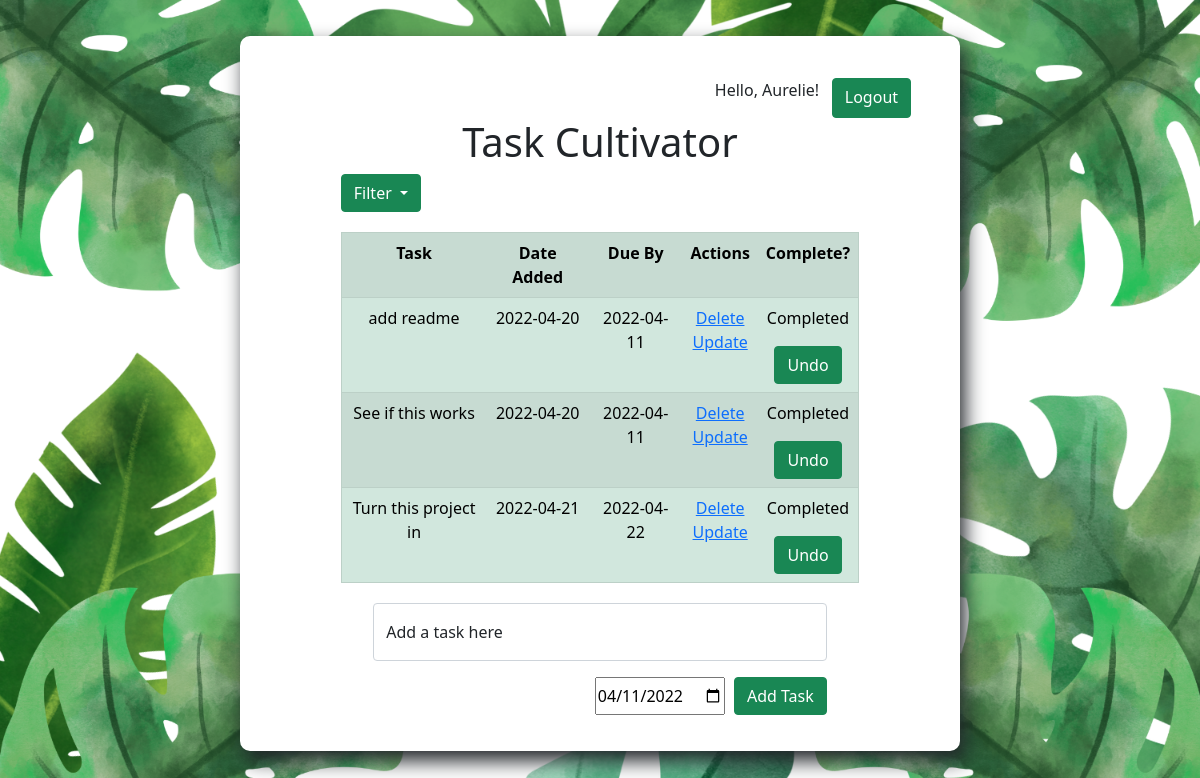
Page /sort?sort=not_completed (signed in) on the earlier database version.
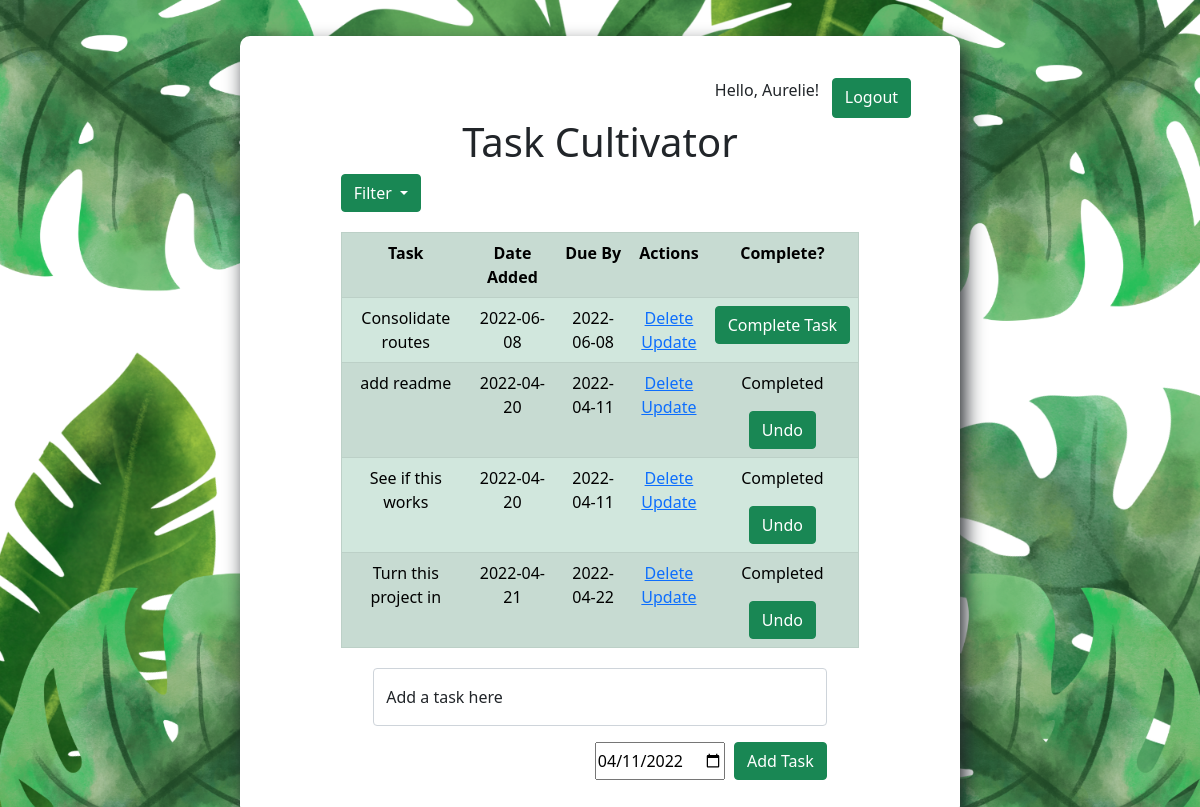
Same page on the later database version.
### index.py (models this page shows, shortened)
class User(db.Model, UserMixin):
    __table_name__ = 'user'
    id = db.Column(db.Integer, primary_key=True)
    first_name = db.Column(db.String(20), nullable=False)
    last_name = db.Column(db.String(20), nullable=False)
    password = db.Column(db.String(80), nullable=False)
    email = db.Column(db.String(30), nullable=False, unique=True)
    todos = db.relationship('Todo', backref='user')

class Todo(db.Model):
    __table_name__ = 'todo'
    id = db.Column(db.Integer, primary_key=True)
    content = db.Column(db.String(200), nullable=False)
    due_date = db.Column(db.DateTime, nullable=False, default=datetime.utcnow)
    completed = db.Column(db.Integer, default=0)
    data_created = db.Column(db.DateTime, default=datetime.utcnow)
    is_complete = db.Column(db.Boolean, default=False)
    user_id = db.Column(db.Integer, db.ForeignKey('user.id'), nullable=False)

### index.py (the view)
@app.route("/sort")
def todo_sort():
    _SORT_MAP = {
        'oldest': Todo.data_created,
        'newest': Todo.data_created.desc(),
        'due_date': Todo.due_date,
        'completed': Todo.is_complete.desc(),
        'not_completed': Todo.is_complete
    }
    sort = request.args.get('sort')
    tasks = Todo.query.filter_by(
        user_id=current_user.id).order_by(_SORT_MAP[sort]).all()
    logged_in_user = User.query.filter_by(id=current_user.id).first()
    return render_template("index.html", tasks=tasks, user=logged_in_user, sort=sort)

### index.py (called while the page is built)
@login_manager.user_loader  # loads user from database
def load_user(user_id):  # user_id is the id of the user
    return User.query.get(int(user_id))  # returns user object

### templates/index.html (shortened to what this page needs)
{% extends 'base.html' %}  {% block body %}
<div class="page">
  <head>
    <link
      href="https://cdn.jsdelivr.net/npm/bootstrap@5.1.3/dist/css/bootstrap.min.css"
      rel="stylesheet"
    />
  </head>
  <div class="content task-striker">
    <div class="logout-button">
      <p style="margin-right: 2%">Hello, {{user.first_name}}!</p>
      <a class="btn btn-success" href="/logout" role="button">Logout</a>
    </div>
    <h1 class="headers">Task Cultivator</h1>
    {% if tasks|length < 1 %}
    <h4 class="headers">
      Hi {{user.first_name}}! You don't seem to have any tasks at the moment.
      Create one below!
    </h4>
    {% else %}
    <div class="dropdown filter-button">
      <button
        class="btn btn-success dropdown-toggle"
        type="button"
        id="dropdownMenuButton1"
        data-bs-toggle="dropdown"
        aria-expanded="false"
      >
        Filter
      </button>
    </div>
    <table class="table table-success table-striped table-hover task-table">
      <tr style="text-align: center">
        <th>Task</th>
        <th>Date Added</th>
        <th>Due By</th>
        <th>Actions</th>
        <th>Complete?</th>
      </tr>
      {% for task in tasks%}
      <tr>
        <td>{{task.content}}</td>
        <td>{{task.data_created.date()}}</td>
        <td>{{task.due_date.date()}}</td>
        <td>
          <a href="/task/{{task.id}}/delete">Delete</a>
          <br />
          <a href="/task/{{task.id}}/update">Update</a>
        </td>
        <td>
          {% if task.is_complete == True %}
          <p>Completed</p>
          <form action="/task/{{task.id}}/complete" method="POST">
            <input type="submit" class="btn btn-success" value="Undo" />
          </form>
          {% else %}
          <form action="/task/{{task.id}}/complete" method="POST">
            <input
              type="submit"
              class="btn btn-success"
              value="Complete Task"
            />
          </form>
          {% endif %}
        </td>
      </tr>
      {% endfor %}
    </table>
    {% endif %}
    <div class="form">
      <form action="/task/add" method="POST">
        <div class="form-floating mb-3">
          <input
            type="text"
            name="content"
            class="form-control"
            id="floatingInput content"
            placeholder="name@example.com"
          />
          <label for="floatingInput">Add a task here</label>
        </div>
        <div class="date-submit">
          <input
            type="date"
            id="due_date"
            name="due_date"
            value="2022-04-11"
            min="2022-04-11"
            max="2028-12-31"
            style="margin-right: 2%"
          />
          <input type="submit" class="btn btn-success" value="Add Task" />
        </div>
      </form>
    </div>
  </div>
</div>
{% endblock %}

### templates/base.html (shortened to what this page needs)
<!DOCTYPE html>
<html lang="en">
  <head>
    <link
      rel="stylesheet"
      href="{{ url_for('static', filename='css/main.css') }}"
    />
  </head>
  <body>
    {% block body %} {% endblock %}
  </body>
</html>

### static/css/main.css (style rules this page uses)
body { margin: 0; font-family: 'Roboto Mono', monospace; }
.content { margin-top: 10%; margin-bottom: 5% }
.date-submit { display: flex; justify-content: flex-end; }
table, td, th { border: 1px solid #aaa; }
.task-table { max-width: 80%; }
table { border-collapse: collapse; width: 50%; margin-left: 10%; margin-top: 3%; }
.filter-button { margin-left:10% }
.task-striker { background-color: white; width: 60%; margin-top: 3%; margin-bottom: 20%; padding: 3%; position: absolute; left: 20%; box-shadow: 5px 10px 20px 0px; border-radius: 10px; }
th { height: 30px; }
td { text-align: center; padding: 5px; }
.form { margin-top: 20px; align-content: center; margin-left: 15%; width: 70% }
.headers { text-align: center; }
.logout-button { display:flex; justify-content: flex-end; margin-top: 1%; margin-right: 2%; }
html { background-image: url("/static/LoginSignupPage.png"); background-repeat: no-repeat; background-size: cover; }

Differences in the rows shown:
added Todo: content "Consolidate routes", data_created "2022-06-08", due_date "2022-06-08"
